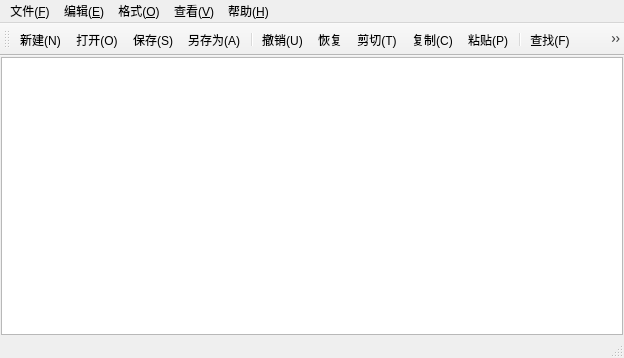
<?xml version="1.0" encoding="UTF-8"?>
<ui version="4.0">
 <class>MainWindow</class>
 <widget class="QMainWindow" name="MainWindow">
  <property name="geometry">
   <rect>
    <x>0</x>
    <y>0</y>
    <width>624</width>
    <height>358</height>
   </rect>
  </property>
  <property name="windowTitle">
   <string>MainWindow</string>
  </property>
  <widget class="QWidget" name="centralwidget">
   <layout class="QVBoxLayout" name="verticalLayout">
    <property name="spacing">
     <number>0</number>
    </property>
    <property name="leftMargin">
     <number>1</number>
    </property>
    <property name="topMargin">
     <number>1</number>
    </property>
    <property name="rightMargin">
     <number>1</number>
    </property>
    <property name="bottomMargin">
     <number>1</number>
    </property>
    <item>
     <widget class="CodeEditor" name="plainTextEdit"/>
    </item>
   </layout>
  </widget>
  <widget class="QMenuBar" name="menubar">
   <property name="geometry">
    <rect>
     <x>0</x>
     <y>0</y>
     <width>624</width>
     <height>22</height>
    </rect>
   </property>
   <widget class="QMenu" name="menuwenjian">
    <property name="title">
     <string>文件(&amp;F)</string>
    </property>
    <addaction name="actionNew"/>
    <addaction name="actionOpen"/>
    <addaction name="actionSave"/>
    <addaction name="actionSaveAs"/>
    <addaction name="separator"/>
    <addaction name="actionExit"/>
   </widget>
   <widget class="QMenu" name="menu_E">
    <property name="title">
     <string>编辑(&amp;E)</string>
    </property>
    <addaction name="actionUndo"/>
    <addaction name="actionRedo"/>
    <addaction name="actionCut"/>
    <addaction name="actionCopy"/>
    <addaction name="actionPaste"/>
    <addaction name="separator"/>
    <addaction name="action_Find"/>
    <addaction name="actionReplace"/>
    <addaction name="separator"/>
    <addaction name="actionAll"/>
   </widget>
   <widget class="QMenu" name="menu_O">
    <property name="title">
     <string>格式(&amp;O)</string>
    </property>
    <addaction name="actionWordWrap"/>
    <addaction name="actionShowLineNumbers"/>
    <addaction name="actionFont"/>
    <addaction name="separator"/>
    <addaction name="actionFontColor"/>
    <addaction name="actionTextBackground"/>
    <addaction name="actionEditorBackgroundColor"/>
   </widget>
   <widget class="QMenu" name="menu">
    <property name="title">
     <string>查看(&amp;V)</string>
    </property>
    <addaction name="actionToolBar"/>
    <addaction name="actionStatusBar"/>
   </widget>
   <widget class="QMenu" name="menu_2">
    <property name="title">
     <string>帮助(&amp;H)</string>
    </property>
    <addaction name="actionAbout"/>
   </widget>
   <addaction name="menuwenjian"/>
   <addaction name="menu_E"/>
   <addaction name="menu_O"/>
   <addaction name="menu"/>
   <addaction name="menu_2"/>
  </widget>
  <widget class="QStatusBar" name="statusbar"/>
  <widget class="QToolBar" name="toolBar">
   <property name="windowTitle">
    <string>toolBar</string>
   </property>
   <attribute name="toolBarArea">
    <enum>TopToolBarArea</enum>
   </attribute>
   <attribute name="toolBarBreak">
    <bool>false</bool>
   </attribute>
   <addaction name="actionNew"/>
   <addaction name="actionOpen"/>
   <addaction name="actionSave"/>
   <addaction name="actionSaveAs"/>
   <addaction name="separator"/>
   <addaction name="actionUndo"/>
   <addaction name="actionRedo"/>
   <addaction name="actionCut"/>
   <addaction name="actionCopy"/>
   <addaction name="actionPaste"/>
   <addaction name="separator"/>
   <addaction name="action_Find"/>
   <addaction name="actionReplace"/>
   <addaction name="separator"/>
   <addaction name="actionWordWrap"/>
   <addaction name="actionShowLineNumbers"/>
   <addaction name="actionFont"/>
   <addaction name="separator"/>
   <addaction name="actionToolBar"/>
   <addaction name="actionStatusBar"/>
   <addaction name="separator"/>
  </widget>
  <action name="actionNew">
   <property name="icon">
    <iconset resource="rec.qrc">
     <normaloff>:/icons/add_notes_24dp_1F1F1F_FILL0_wght400_GRAD0_opsz24.svg</normaloff>:/icons/add_notes_24dp_1F1F1F_FILL0_wght400_GRAD0_opsz24.svg</iconset>
   </property>
   <property name="text">
    <string>新建(&amp;N)</string>
   </property>
   <property name="toolTip">
    <string>新建</string>
   </property>
   <property name="shortcut">
    <string>Ctrl+N</string>
   </property>
   <property name="menuRole">
    <enum>QAction::NoRole</enum>
   </property>
  </action>
  <action name="actionOpen">
   <property name="icon">
    <iconset resource="rec.qrc">
     <normaloff>:/icons/folder_open_24dp_1F1F1F_FILL0_wght400_GRAD0_opsz24.svg</normaloff>:/icons/folder_open_24dp_1F1F1F_FILL0_wght400_GRAD0_opsz24.svg</iconset>
   </property>
   <property name="text">
    <string>打开(&amp;O)</string>
   </property>
   <property name="toolTip">
    <string>打开</string>
   </property>
   <property name="shortcut">
    <string>Ctrl+O</string>
   </property>
   <property name="menuRole">
    <enum>QAction::NoRole</enum>
   </property>
  </action>
  <action name="actionSave">
   <property name="icon">
    <iconset resource="rec.qrc">
     <normaloff>:/icons/save_24dp_1F1F1F_FILL0_wght400_GRAD0_opsz24.svg</normaloff>:/icons/save_24dp_1F1F1F_FILL0_wght400_GRAD0_opsz24.svg</iconset>
   </property>
   <property name="text">
    <string>保存(&amp;S)</string>
   </property>
   <property name="toolTip">
    <string>保存</string>
   </property>
   <property name="shortcut">
    <string>Ctrl+S</string>
   </property>
   <property name="menuRole">
    <enum>QAction::NoRole</enum>
   </property>
  </action>
  <action name="actionSaveAs">
   <property name="icon">
    <iconset resource="rec.qrc">
     <normaloff>:/icons/save_as_24dp_1F1F1F_FILL0_wght400_GRAD0_opsz24.svg</normaloff>:/icons/save_as_24dp_1F1F1F_FILL0_wght400_GRAD0_opsz24.svg</iconset>
   </property>
   <property name="text">
    <string>另存为(&amp;A)</string>
   </property>
   <property name="toolTip">
    <string>另存为</string>
   </property>
   <property name="shortcut">
    <string>Ctrl+Q</string>
   </property>
   <property name="menuRole">
    <enum>QAction::NoRole</enum>
   </property>
  </action>
  <action name="actionExit">
   <property name="text">
    <string>退出(&amp;X)</string>
   </property>
   <property name="toolTip">
    <string>退出</string>
   </property>
   <property name="shortcut">
    <string>Esc</string>
   </property>
   <property name="menuRole">
    <enum>QAction::NoRole</enum>
   </property>
  </action>
  <action name="actionUndo">
   <property name="icon">
    <iconset resource="rec.qrc">
     <normaloff>:/icons/undo_24dp_1F1F1F_FILL0_wght400_GRAD0_opsz24.svg</normaloff>:/icons/undo_24dp_1F1F1F_FILL0_wght400_GRAD0_opsz24.svg</iconset>
   </property>
   <property name="text">
    <string>撤销(&amp;U)</string>
   </property>
   <property name="toolTip">
    <string>撤销</string>
   </property>
   <property name="shortcut">
    <string>Ctrl+Z</string>
   </property>
   <property name="menuRole">
    <enum>QAction::NoRole</enum>
   </property>
  </action>
  <action name="actionRedo">
   <property name="icon">
    <iconset resource="rec.qrc">
     <normaloff>:/icons/redo_24dp_1F1F1F_FILL0_wght400_GRAD0_opsz24.svg</normaloff>:/icons/redo_24dp_1F1F1F_FILL0_wght400_GRAD0_opsz24.svg</iconset>
   </property>
   <property name="text">
    <string>恢复</string>
   </property>
   <property name="toolTip">
    <string>恢复</string>
   </property>
   <property name="shortcut">
    <string>Ctrl+Shift+Z</string>
   </property>
   <property name="menuRole">
    <enum>QAction::NoRole</enum>
   </property>
  </action>
  <action name="actionCut">
   <property name="icon">
    <iconset resource="rec.qrc">
     <normaloff>:/icons/content_cut_24dp_1F1F1F_FILL0_wght400_GRAD0_opsz24.svg</normaloff>:/icons/content_cut_24dp_1F1F1F_FILL0_wght400_GRAD0_opsz24.svg</iconset>
   </property>
   <property name="text">
    <string>剪切(&amp;T)</string>
   </property>
   <property name="shortcut">
    <string>Ctrl+X</string>
   </property>
   <property name="menuRole">
    <enum>QAction::NoRole</enum>
   </property>
  </action>
  <action name="actionCopy">
   <property name="icon">
    <iconset resource="rec.qrc">
     <normaloff>:/icons/content_copy_24dp_1F1F1F_FILL0_wght400_GRAD0_opsz24.svg</normaloff>:/icons/content_copy_24dp_1F1F1F_FILL0_wght400_GRAD0_opsz24.svg</iconset>
   </property>
   <property name="text">
    <string>复制(&amp;C)</string>
   </property>
   <property name="toolTip">
    <string>复制</string>
   </property>
   <property name="shortcut">
    <string>Ctrl+C</string>
   </property>
   <property name="menuRole">
    <enum>QAction::NoRole</enum>
   </property>
  </action>
  <action name="actionPaste">
   <property name="icon">
    <iconset resource="rec.qrc">
     <normaloff>:/icons/content_paste_24dp_1F1F1F_FILL0_wght400_GRAD0_opsz24.svg</normaloff>:/icons/content_paste_24dp_1F1F1F_FILL0_wght400_GRAD0_opsz24.svg</iconset>
   </property>
   <property name="text">
    <string>粘贴(&amp;P)</string>
   </property>
   <property name="toolTip">
    <string>粘贴</string>
   </property>
   <property name="shortcut">
    <string>Ctrl+V</string>
   </property>
   <property name="menuRole">
    <enum>QAction::NoRole</enum>
   </property>
  </action>
  <action name="action_Find">
   <property name="icon">
    <iconset resource="rec.qrc">
     <normaloff>:/icons/search_24dp_1F1F1F_FILL0_wght400_GRAD0_opsz24.svg</normaloff>:/icons/search_24dp_1F1F1F_FILL0_wght400_GRAD0_opsz24.svg</iconset>
   </property>
   <property name="text">
    <string>查找(&amp;F)</string>
   </property>
   <property name="toolTip">
    <string>查找</string>
   </property>
   <property name="shortcut">
    <string>Ctrl+F</string>
   </property>
   <property name="menuRole">
    <enum>QAction::NoRole</enum>
   </property>
  </action>
  <action name="actionReplace">
   <property name="icon">
    <iconset resource="rec.qrc">
     <normaloff>:/icons/find_replace_24dp_1F1F1F_FILL0_wght400_GRAD0_opsz24.svg</normaloff>:/icons/find_replace_24dp_1F1F1F_FILL0_wght400_GRAD0_opsz24.svg</iconset>
   </property>
   <property name="text">
    <string>替换(&amp;H)</string>
   </property>
   <property name="toolTip">
    <string>替换</string>
   </property>
   <property name="shortcut">
    <string>Ctrl+H</string>
   </property>
   <property name="menuRole">
    <enum>QAction::NoRole</enum>
   </property>
  </action>
  <action name="actionAll">
   <property name="text">
    <string>全选(&amp;A)</string>
   </property>
   <property name="toolTip">
    <string>全选</string>
   </property>
   <property name="shortcut">
    <string>Ctrl+A</string>
   </property>
   <property name="menuRole">
    <enum>QAction::NoRole</enum>
   </property>
  </action>
  <action name="actionWordWrap">
   <property name="icon">
    <iconset resource="rec.qrc">
     <normaloff>:/icons/wrap_text_24dp_1F1F1F_FILL0_wght400_GRAD0_opsz24.svg</normaloff>:/icons/wrap_text_24dp_1F1F1F_FILL0_wght400_GRAD0_opsz24.svg</iconset>
   </property>
   <property name="text">
    <string>自动换行(&amp;W)</string>
   </property>
   <property name="toolTip">
    <string>自动换行</string>
   </property>
   <property name="checkable">
    <bool>true</bool>
   </property>
   <property name="checked">
    <bool>true</bool>
   </property>
   <property name="menuRole">
    <enum>QAction::NoRole</enum>
   </property>
  </action>
  <action name="actionShowLineNumbers">
   <property name="icon">
    <iconset resource="rec.qrc">
     <normaloff>:/icons/format_list_numbered_rtl_24dp_1F1F1F_FILL0_wght400_GRAD0_opsz24.svg</normaloff>:/icons/format_list_numbered_rtl_24dp_1F1F1F_FILL0_wght400_GRAD0_opsz24.svg</iconset>
   </property>
   <property name="text">
    <string>显示行号(&amp;L)</string>
   </property>
   <property name="toolTip">
    <string>显示行号</string>
   </property>
   <property name="checkable">
    <bool>true</bool>
   </property>
   <property name="checked">
    <bool>true</bool>
   </property>
   <property name="shortcut">
    <string>Ctrl+L</string>
   </property>
   <property name="menuRole">
    <enum>QAction::NoRole</enum>
   </property>
  </action>
  <action name="actionFont">
   <property name="icon">
    <iconset resource="rec.qrc">
     <normaloff>:/icons/format_size_24dp_1F1F1F_FILL0_wght400_GRAD0_opsz24.svg</normaloff>:/icons/format_size_24dp_1F1F1F_FILL0_wght400_GRAD0_opsz24.svg</iconset>
   </property>
   <property name="text">
    <string>字体(&amp;F)</string>
   </property>
   <property name="toolTip">
    <string>字体</string>
   </property>
   <property name="menuRole">
    <enum>QAction::NoRole</enum>
   </property>
  </action>
  <action name="actionToolBar">
   <property name="icon">
    <iconset resource="rec.qrc">
     <normaloff>:/icons/build_24dp_1F1F1F_FILL0_wght400_GRAD0_opsz24.svg</normaloff>:/icons/build_24dp_1F1F1F_FILL0_wght400_GRAD0_opsz24.svg</iconset>
   </property>
   <property name="text">
    <string>工具栏(&amp;T)</string>
   </property>
   <property name="toolTip">
    <string>工具栏</string>
   </property>
   <property name="checkable">
    <bool>true</bool>
   </property>
   <property name="checked">
    <bool>true</bool>
   </property>
   <property name="menuRole">
    <enum>QAction::NoRole</enum>
   </property>
  </action>
  <action name="actionStatusBar">
   <property name="icon">
    <iconset resource="rec.qrc">
     <normaloff>:/icons/bottom_app_bar_24dp_1F1F1F_FILL0_wght400_GRAD0_opsz24.svg</normaloff>:/icons/bottom_app_bar_24dp_1F1F1F_FILL0_wght400_GRAD0_opsz24.svg</iconset>
   </property>
   <property name="text">
    <string>状态栏(&amp;S)</string>
   </property>
   <property name="toolTip">
    <string>状态栏</string>
   </property>
   <property name="checkable">
    <bool>true</bool>
   </property>
   <property name="checked">
    <bool>true</bool>
   </property>
   <property name="menuRole">
    <enum>QAction::NoRole</enum>
   </property>
  </action>
  <action name="actionAbout">
   <property name="text">
    <string>关于(&amp;A)</string>
   </property>
   <property name="toolTip">
    <string>关于</string>
   </property>
   <property name="menuRole">
    <enum>QAction::NoRole</enum>
   </property>
  </action>
  <action name="actionFontColor">
   <property name="text">
    <string>字体颜色</string>
   </property>
   <property name="toolTip">
    <string>字体颜色</string>
   </property>
   <property name="menuRole">
    <enum>QAction::NoRole</enum>
   </property>
  </action>
  <action name="actionTextBackground">
   <property name="text">
    <string>字体背景色</string>
   </property>
   <property name="toolTip">
    <string>字体背景色</string>
   </property>
   <property name="menuRole">
    <enum>QAction::NoRole</enum>
   </property>
  </action>
  <action name="actionEditorBackgroundColor">
   <property name="text">
    <string>编辑器背景色</string>
   </property>
   <property name="toolTip">
    <string>编辑器背景色</string>
   </property>
   <property name="menuRole">
    <enum>QAction::NoRole</enum>
   </property>
  </action>
 </widget>
 <customwidgets>
  <customwidget>
   <class>CodeEditor</class>
   <extends>QPlainTextEdit</extends>
   <header>codeeditor.h</header>
  </customwidget>
 </customwidgets>
 <resources>
  <include location="rec.qrc"/>
 </resources>
</ui>
